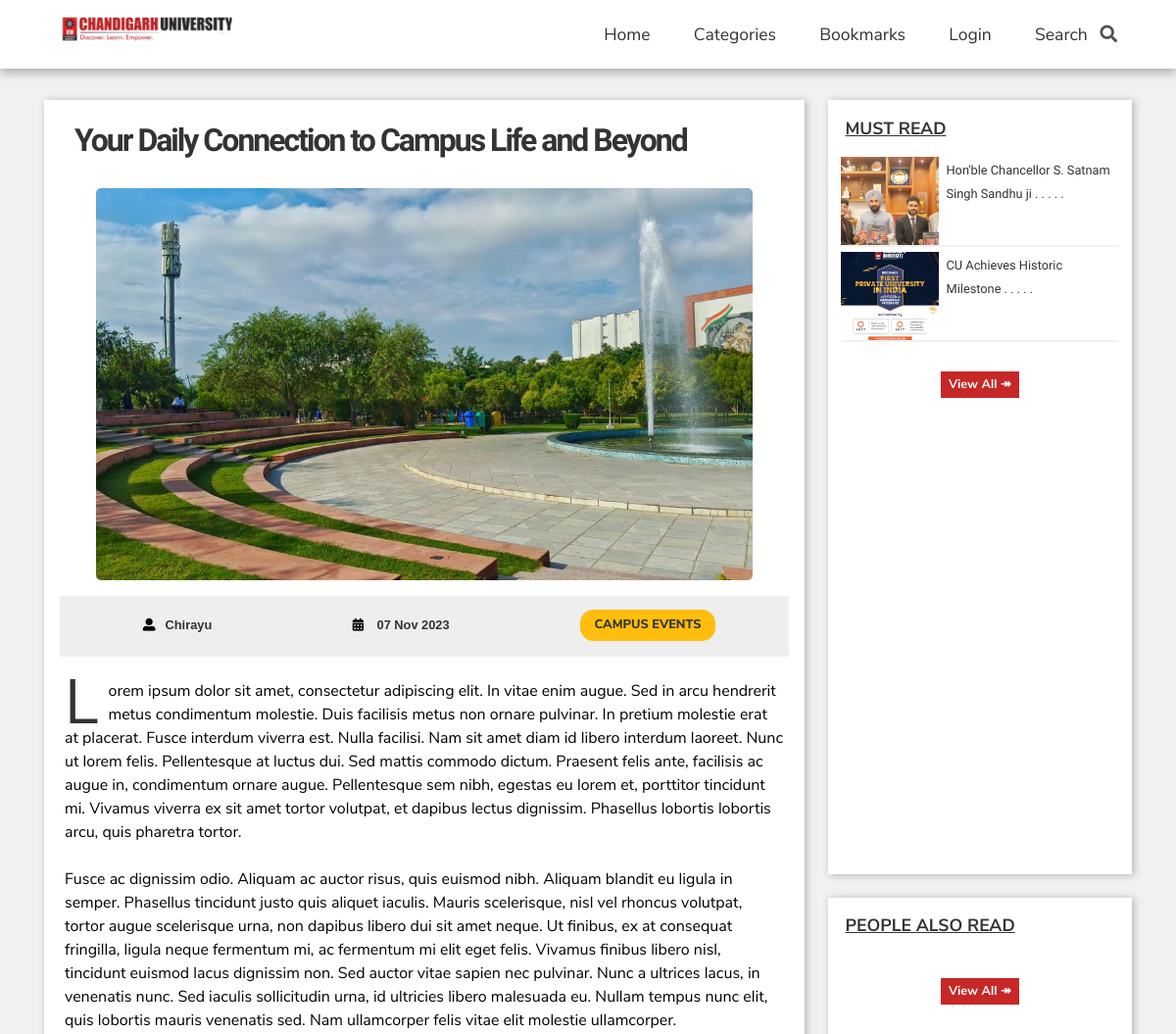
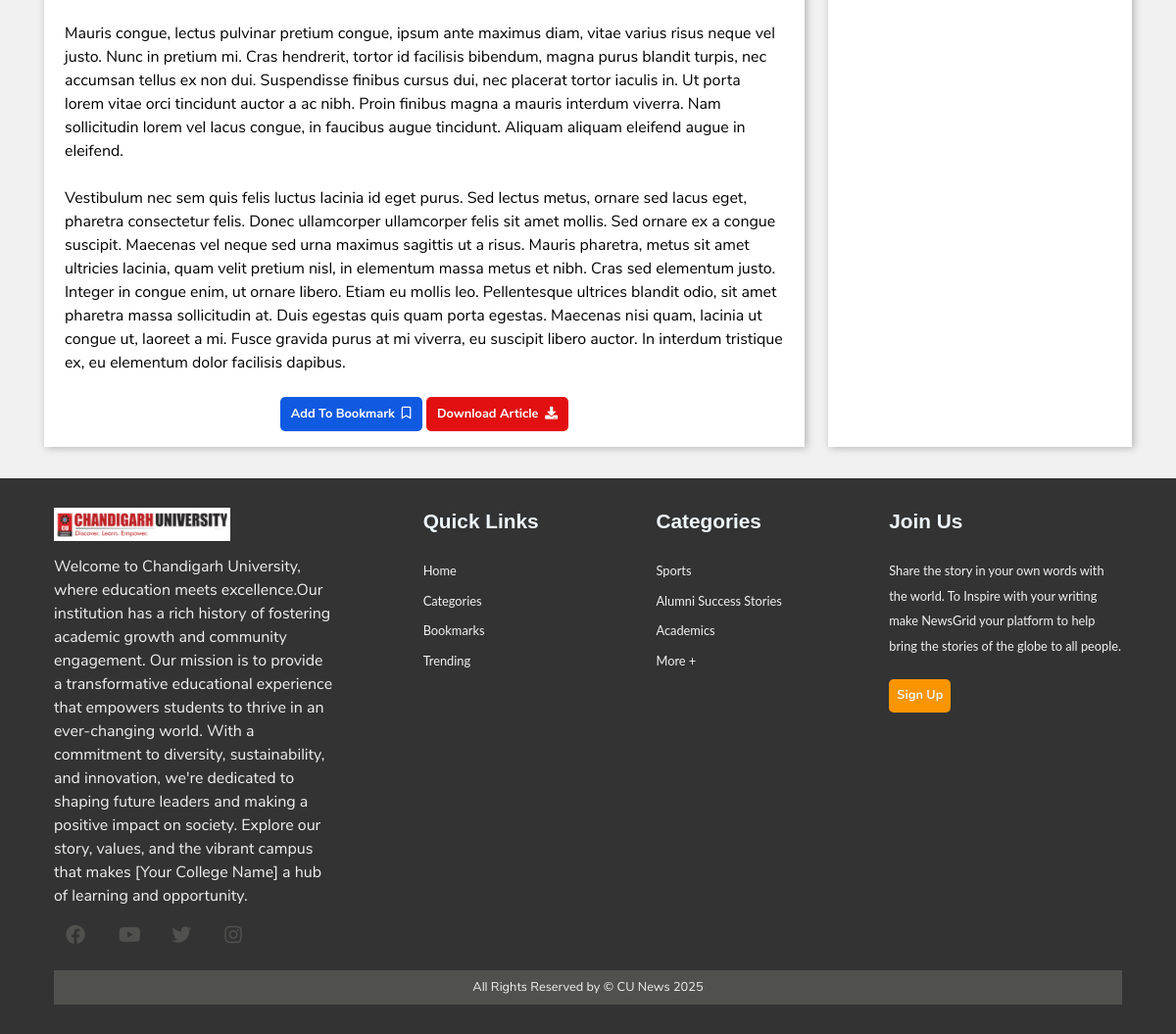
Page /news.php?id=44 on the committed database (2 pictures, top to bottom).
### tables this page shows
CREATE TABLE `article` (
  `article_id` int(11) NOT NULL,
  `category_id` int(11) NOT NULL,
  `author_id` int(11) NOT NULL,
  `article_title` varchar(250) NOT NULL,
  `article_image` varchar(200) NOT NULL,
  `article_description` text NOT NULL,
  `article_date` date NOT NULL,
  `article_trend` tinyint(4) NOT NULL,
  `article_active` tinyint(4) NOT NULL
);

CREATE TABLE `author` (
  `author_id` int(11) NOT NULL,
  `author_name` varchar(35) NOT NULL,
  `author_password` varchar(100) NOT NULL,
  `author_email` varchar(45) NOT NULL
);

CREATE TABLE `category` (
  `category_id` int(11) NOT NULL,
  `category_name` varchar(45) NOT NULL,
  `category_color` varchar(35) NOT NULL,
  `category_image` varchar(250) NOT NULL,
  `category_description` varchar(350) NOT NULL
);

### news.php (the view, shortened to what this page needs)
<?php
  require('./includes/nav.inc.php');
  $cat_id = "";
  if(isset($_GET['id'])) {
    $article_id =  $_GET['id'];
  }
  elseif ($_GET['id'] == '' && $_GET['id'] == null) {
    redirect('./index.php');
  }
  else {
    redirect('index.php');
  }
  $articleQuery = " SELECT category.category_name, category.category_id, category.category_color, article.*, author.*
                    FROM category, article, author
                    WHERE article.category_id = category.category_id
                    AND article.author_id = author.author_id
                    AND article.article_active = 1
                    AND article.article_id = {$article_id}";
  $bookmarked = false;
  $result = mysqli_query($con,$articleQuery);
  $row = mysqli_num_rows($result);
  if($row > 0) {
    while($data = mysqli_fetch_assoc($result)) {
      $cat_id = $data['category_id'];
      $category_name = $data['category_name'];
      $category_color = $data['category_color'];
      $article_title = $data['article_title'];
      $article_image = $data['article_image'];
      $article_desc = $data['article_description'];
      $article_date = $data['article_date'];
      $author_name = $data['author_name'];
      $article_date = strtotime($article_date);
?>
<section class="article">
  <div class="container">
    <div class="page-container">
      <article class="card1">
        <h1 class="article-heading">
          <?php
          echo $article_title;
          ?>
        </h1>
        <img src="./assets/images/articles/<?php echo $article_image; ?>" class="article-image" />
        <div class="meta">
          <div class="author">
            <i class="fas fa-user-alt"></i><?php echo $author_name; ?>
          </div>
          <div class="date">
            <i class="fas fa-calendar-alt"></i>
            <?php
              echo date("d M Y",$article_date);
            ?>
          </div>
          <div class="tag <?php echo $category_color;?>">
            <?php
              echo $category_name;
            ?>
          </div>
        </div>
        <div class="article-content">
          <p>
            <?php
              echo nl2br($article_desc);
            ?>
          </p>
        </div>
        <div class="d-flex text-center">
          <?php
            if ($bookmarked) {
              echo '<a class="btn btn-bookmark" href="remove-bookmark.php?id='.$article_id.'">Remove From Bookmark &nbsp<i class="fas fa-bookmark"></i></a>';
            }
            else {
              echo '<a class="btn btn-bookmark" href="add-bookmark.php?id='.$article_id.'">Add To Bookmark &nbsp<i class="far fa-bookmark"></i></a>';
            }
            echo '<a class="btn btn-download" target="_blank" href="download-article.php?id='.$article_id.'">Download Article &nbsp<i class="fas fa-download"></i></a>';
          ?>
        </div>
        <?php
            }
          }
          else {
            redirect('index.php');
          }
        ?>
      </article>
      <aside>
        <div class="card2">
          <h2 class="aside-title">Must read</h2>
          <?php
            $trendingArticleQuery = " SELECT *
                                      FROM article, author
                                      WHERE article.article_trend = 1
                                      AND article.author_id = author.author_id
                                      AND article.article_active = 1
                                      AND NOT article.article_id = {$article_id}
                                      ORDER BY RAND() LIMIT 5";
            $trendingResult = mysqli_query($con,$trendingArticleQuery);
            $row = mysqli_num_rows($trendingResult);
            if($row > 0) {
              while($data = mysqli_fetch_assoc($trendingResult)) {
                $article_id = $data['article_id'];
                $article_title = $data['article_title'];
                $article_image = $data['article_image'];
                $article_date = $data['article_date'];
                $author_name = $data['author_name'];
                $article_date = strtotime($article_date);
                $article_date = date("d M Y", $article_date);
                $article_title = substr($article_title,0,75).' . . . . .';
                createAsideCard($article_image, $article_id, $article_title, $author_name,$article_date);
              }
            }
          ?>
          <div class="text-center py-1">
            <a href="search.php?trending=1" class="btn btn-card">View All <span>&twoheadrightarrow; </span>
            </a>
          </div>
        </div>
        <div class="card2">
          <h2 class="aside-title">People Also Read</h2>
          <div class="text-center py-1">
            <a href="articles.php?id=<?php echo $cat_id;?>" class="btn btn-card">View All <span>&twoheadrightarrow;
              </span>
            </a>
          </div>
        </div>
      </aside>
    </div>
  </div>
</section>
<?php
  require('./includes/footer.inc.php');
?>

### includes/nav.inc.php (shortened to what this page needs)
<?php
  require('./includes/functions.inc.php');
  $uri = $_SERVER['REQUEST_URI'];
  $home = true;
  $login = false;
  $bookmark = false;
  $category = false;
  $search = false;
  if(strpos($uri,"news.php") != false){
    $home = false;
  }
?>
<!DOCTYPE html>
<html lang="en">
<head>
  <link rel="stylesheet" href="./assets/css/partials/0-fonts.css" />
  <link rel="stylesheet" href="./assets/css/partials/1-variables.css" />
  <link rel="stylesheet" href="./assets/css/partials/2-reset.css" />
  <link rel="stylesheet" href="./assets/css/partials/3-typography.css" />
  <link rel="stylesheet" href="./assets/css/partials/4-component.css" />
  <link rel="stylesheet" href="./assets/css/style.css" />
  <link rel="stylesheet" href="./assets/css/responsivity/media-queries.css" />
  <link rel="stylesheet" href="https://cdnjs.cloudflare.com/ajax/libs/font-awesome/5.13.0/css/all.min.css" />
</head>
<body>
  <nav class="navbar">
    <div class="logo"><a href="./index.php"><img src="./assets/images/cunews.png" /></a></div>
    <ul class="ul">
      <li><a href="./index.php" <?php if($home) echo 'class="current"' ?>>Home</a></li>
      <li>
        <a href="./categories.php" <?php if($category) echo 'class="current"' ?>>Categories</a>
      </li>
      <li><a href="./bookmarks.php" <?php if($bookmark) echo 'class="current"' ?>>Bookmarks</a></li>
      <?php
        if(isset($_SESSION['USER_NAME'])) {
        }else {
      ?>
      <li>
        <a href="./user-login.php" <?php if($login) echo 'class="current"' ?>>Login</a>
      </li>
      <?php
        }
      ?>
      <li>
        <a href="./search.php" <?php if($search) echo 'class="current"' ?>>
          <span>Search</span>
          <i id="search-icon" class="fas fa-search"></i>
        </a>
      </li>
    </ul>
  </nav>

### includes/functions.inc.php (shortened to what this page needs)
<?php
  function createAsideCard($img, $id, $title, $author, $date) {
    echo '
      <div class="aside-card">
        <div class="aside-card-img">
          <img src="./assets/images/articles/'.$img.'" />
        </div>
        <div>
          <a class="aside-card-title" href="news.php?id='.$id.'">
          '.$title.'
          </a>
          <div class="aside-card-author">
            <i class="fas fa-user-alt"></i> '.$author.'
          </div>
          <div class="aside-card-date">
            <i class="fas fa-calendar-alt"></i> '.$date.'
          </div>
        </div>
      </div>
    ';
  }
?>

### includes/footer.inc.php (shortened to what this page needs)
<footer class="footer">
  <div class="footer-left">
    <a href="./index.php"><img src="./assets/images/cunews.png" /></a>
    <p>
    Welcome to Chandigarh University, where education meets excellence.Our institution has a rich history of fostering academic growth and community engagement. Our mission is to provide a transformative educational experience that empowers students to thrive in an ever-changing world. With a commitment to diversity, sustainability, and innovation, we're dedicated to shaping future leaders and making a positive impact on society. Explore our story, values, and the vibrant campus that makes [Your College Name] a hub of learning and opportunity.
    </p>
    <div class="socials">
      <a href="#"><i class="fab fa-facebook"></i></a>
      <a href="#"><i class="fab fa-youtube"></i></a>
      <a href="#"><i class="fab fa-twitter"></i></a>
      <a href="#"><i class="fab fa-instagram"></i></a>
    </div>
  </div>
  <ul class="footer-right">
    <li>
      <h2>Quick Links</h2>
      <ul class="box">
        <li><a href="./index.php">Home</a></li>
        <li><a href="./categories.php">Categories</a></li>
        <li><a href="./bookmarks.php">Bookmarks</a></li>
        <li><a href="./search.php?trending=1">Trending</a></li>
      </ul>
    </li>
    <li>
      <h2>Categories</h2>
      <ul class="box">
        <?php
  	      $categoryQuery= " SELECT  category_id, category_name
                            FROM category
                            ORDER BY RAND() LIMIT 3";
          $result = mysqli_query($con,$categoryQuery);
          $row = mysqli_num_rows($result);
          if($row > 0) {
          while($data = mysqli_fetch_assoc($result)) {
            $category_id = $data['category_id'];
            $category_name = $data['category_name'];
        ?>
        <li><a href="articles.php?id=<?php echo $category_id ?>"><?php echo $category_name ?></a></li>
        <?php
              }
            }
          ?>
        <li><a href="./categories.php">More +</a></li>
      </ul>
    </li>
    <li>
      <h2>Join Us</h2>
      <ul class="box">
        <li>
          Share the story in your own words with the world. To Inspire with your writing make NewsGrid your platform to
          help bring the stories of the globe to all people.
        </li>
        <a href="./author-login.php" class="my-1 btn btn-secondary">Sign Up</a>
      </ul>
    </li>
  </ul>
  <div class="footer-bottom">
    <p>All Rights Reserved by &copy; CU News <?php echo date("Y")?></p>
  </div>
</footer>
</body>
</html>

### assets/css/partials/1-variables.css (style rules this page uses)
:root { --primary-color: #c72727; --secondary-color: #f99500; --light-color: #f1f1f1; --dark-color: #50514f; --black-color: #333333; --tag-trend-color: #fa163f; --tag-yellow-color: #ffbe0b; --tag-purple-color: #8338ec; --tag-blue-color: #3a86ff; --tag-green-color: #00ff73; --tag-orange-color: #ef4339; --tag-pink-color: #ff0a54; --tag-brown-color: #663f3f; --hover-color: #ee4444; --active-color: #b90615; --ts-vs: 0.56rem; --ts-sml: 0.8rem; --ts-md: 1.1rem; --ts-lg: 1.25rem; --hs-vs: 1.3rem; --hs-sml: 2rem; --hs-md: 2.5rem; --hs-lg: 3rem; --ff-monts: "Montserrat", sans-serif; --ff-nunito: "Nunito Sans", sans-serif; --ff-noto: "Noto Serif", serif; --ff-robo: "Roboto", sans-serif; --border-radius: 5px; }

### assets/css/partials/3-typography.css (style rules this page uses)
h1, h2, h3, h4, h5, h6 { font-family: var(--ff-monts); margin-bottom: 0.75rem; line-height: 1.3; }
p { font-family: var(--ff-nunito); margin: 0.5rem 0; }
.py-1 { padding: 1.5rem 0; }
.my-1 { margin: 1rem 0; }
.text-center { text-align: center; }

### assets/css/partials/4-component.css (style rules this page uses)
.d-flex { display: flex; justify-content: center; align-items: center; }
.container { width: 100%; padding-right: 15px; padding-left: 15px; margin-right: auto; margin-left: auto; }
.tag { display: inline-block; font-family: var(--ff-nunito); font-size: var(--ts-sml); font-weight: 800; text-transform: uppercase; color: var(--light-color); padding: 0.4rem 0.9rem; border-radius: 14px; margin-bottom: 0.5rem; }
.tag-yellow { color: var(--black-color); background: var(--tag-yellow-color); }
.btn { display: inline-block; border: none; background: var(--dark-color); color: #fff; text-decoration: none; font-family: var(--ff-nunito); padding: 0.5rem 0.75rem; border-radius: var(--border-radius); transition: all 200ms ease-in-out; }
.btn-secondary { background: var(--secondary-color); font-weight: 700; padding: 0.25rem 0.5rem; font-size: var(--ts-sml); }
.btn-bookmark { background: #105ae2; font-weight: 700; padding: 0.5rem 0.7rem; font-size: var(--ts-sml); }
.btn-download { background: #e21010; font-weight: 700; padding: 0.5rem 0.7rem; font-size: var(--ts-sml); }
.btn-card { font-weight: 700; background: var(--primary-color); padding: 0.25rem 0.5rem; font-size: var(--ts-sml); border-radius: 0; }
.btn-card span { transition: all 200ms ease-in-out; }

### assets/css/responsivity/media-queries.css (style rules this page uses)
@media (min-width: 576px) { .container { width: 540px; } }
@media (min-width: 768px) { .container { width: 720px; } }
@media (min-width: 992px) { .container { width: 960px; } }
@media (min-width: 1200px) { .container { width: 1140px; } }
@media (min-width: 700px) { .footer-right > * { flex: 1; } }
@media (min-width: 700px) { .footer-left { flex: 1 0px; } }
@media (min-width: 700px) { .footer-right { flex: 2 0px; } }
@media (max-width: 1200px) and (min-width: 1000px) { .card2 { max-height: 1000px; } }

### rows in the picture
article: article_title "Your Daily Connection to Campus Life and Beyond", article_image (picture), author.author_name "Chirayu", article_date "07 Nov 2023", category.category_name "CAMPUS EVENTS", article_description "Lorem ipsum dolor sit amet, consectetur adipiscing elit. In vitae enim augue. Sed in arcu hendrerit metus condimentum molestie. Duis facilisis metus non ornare pulvinar. In pretium molestie erat at placerat. Fusce interdum viverra est. Nulla facilisi. Nam sit amet diam id libero interdum laoreet. Nunc ut lorem felis. Pellentesque at luctus dui. Sed mattis commodo dictum. Praesent felis ante, facilisis ac augue in, condimentum ornare augue. Pellentesque sem nibh, egestas eu lorem et, porttitor tincidunt mi. Vivamus viverra ex sit amet tortor volutpat, et dapibus lectus dignissim. Phasellus lobortis lobortis arcu, quis pharetra tortor. Fusce ac dignissim odio. Aliquam ac auctor risus, quis…"
article: article_image (picture), article_title "Hon'ble Chancellor S. Satnam Singh Sandhu ji . . . . ."
article: article_image (picture), article_title "CU Achieves Historic Milestone . . . . ."
category: category_name "Sports"
category: category_name "Alumni Success Stories"
category: category_name "Academics"
